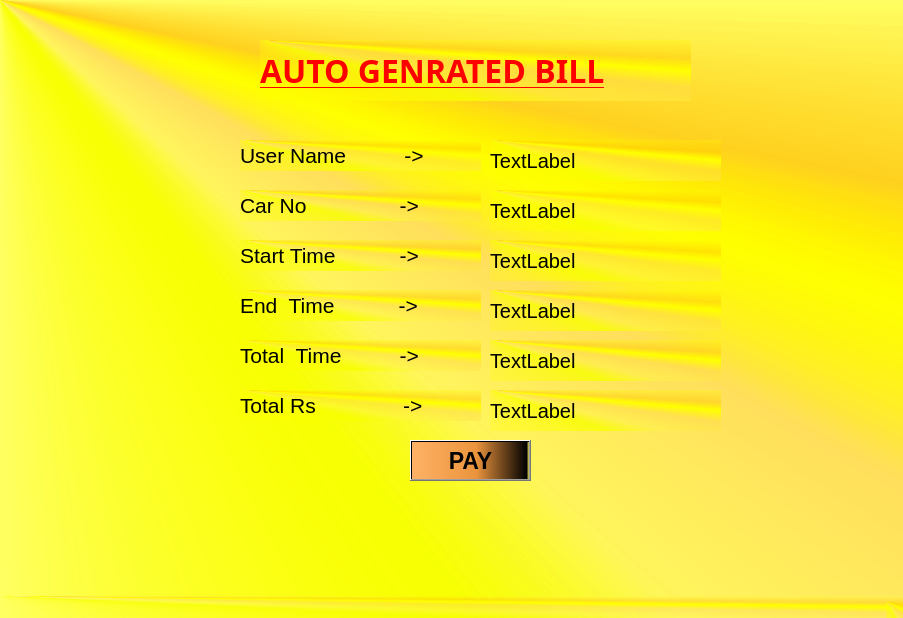
<?xml version="1.0" encoding="UTF-8"?>
<ui version="4.0">
 <class>MainWindow</class>
 <widget class="QMainWindow" name="MainWindow">
  <property name="geometry">
   <rect>
    <x>0</x>
    <y>0</y>
    <width>903</width>
    <height>618</height>
   </rect>
  </property>
  <property name="windowTitle">
   <string>MainWindow</string>
  </property>
  <property name="styleSheet">
   <string notr="true">background-color: qconicalgradient(cx:0, cy:0, angle:135, stop:0 rgba(255, 255, 0, 69), stop:0.375 rgba(255, 255, 0, 69), stop:0.423533 rgba(251, 255, 0, 145), stop:0.45 rgba(247, 255, 0, 208), stop:0.477581 rgba(255, 244, 71, 130), stop:0.518717 rgba(255, 218, 71, 130), stop:0.55 rgba(255, 255, 0, 255), stop:0.57754 rgba(255, 203, 0, 130), stop:0.625 rgba(255, 255, 0, 69), stop:1 rgba(255, 255, 0, 69));</string>
  </property>
  <widget class="QWidget" name="centralwidget">
   <widget class="QLabel" name="TotalTimeEdit">
    <property name="geometry">
     <rect>
      <x>490</x>
      <y>340</y>
      <width>231</width>
      <height>41</height>
     </rect>
    </property>
    <property name="font">
     <font>
      <pointsize>15</pointsize>
     </font>
    </property>
    <property name="text">
     <string>TextLabel</string>
    </property>
   </widget>
   <widget class="QLabel" name="label_15">
    <property name="geometry">
     <rect>
      <x>240</x>
      <y>290</y>
      <width>241</width>
      <height>31</height>
     </rect>
    </property>
    <property name="font">
     <font>
      <pointsize>16</pointsize>
      <weight>50</weight>
      <bold>false</bold>
     </font>
    </property>
    <property name="text">
     <string>End  Time           -&gt;</string>
    </property>
   </widget>
   <widget class="QLabel" name="label_16">
    <property name="geometry">
     <rect>
      <x>240</x>
      <y>340</y>
      <width>241</width>
      <height>31</height>
     </rect>
    </property>
    <property name="font">
     <font>
      <pointsize>16</pointsize>
      <weight>50</weight>
      <bold>false</bold>
     </font>
    </property>
    <property name="text">
     <string>Total  Time          -&gt;</string>
    </property>
   </widget>
   <widget class="QLabel" name="ETimeEdit_2">
    <property name="geometry">
     <rect>
      <x>490</x>
      <y>290</y>
      <width>231</width>
      <height>41</height>
     </rect>
    </property>
    <property name="font">
     <font>
      <pointsize>15</pointsize>
     </font>
    </property>
    <property name="text">
     <string>TextLabel</string>
    </property>
   </widget>
   <widget class="QLabel" name="label_19">
    <property name="geometry">
     <rect>
      <x>240</x>
      <y>140</y>
      <width>241</width>
      <height>31</height>
     </rect>
    </property>
    <property name="font">
     <font>
      <pointsize>16</pointsize>
      <weight>50</weight>
      <bold>false</bold>
     </font>
    </property>
    <property name="text">
     <string>User Name          -&gt;</string>
    </property>
   </widget>
   <widget class="QLabel" name="label_20">
    <property name="geometry">
     <rect>
      <x>240</x>
      <y>390</y>
      <width>241</width>
      <height>31</height>
     </rect>
    </property>
    <property name="font">
     <font>
      <pointsize>16</pointsize>
      <weight>50</weight>
      <bold>false</bold>
     </font>
    </property>
    <property name="text">
     <string>Total Rs               -&gt;</string>
    </property>
   </widget>
   <widget class="QLabel" name="label_21">
    <property name="geometry">
     <rect>
      <x>240</x>
      <y>190</y>
      <width>241</width>
      <height>31</height>
     </rect>
    </property>
    <property name="font">
     <font>
      <pointsize>16</pointsize>
      <weight>50</weight>
      <bold>false</bold>
     </font>
    </property>
    <property name="text">
     <string>Car No                -&gt;</string>
    </property>
   </widget>
   <widget class="QLabel" name="label_22">
    <property name="geometry">
     <rect>
      <x>240</x>
      <y>240</y>
      <width>241</width>
      <height>31</height>
     </rect>
    </property>
    <property name="font">
     <font>
      <pointsize>16</pointsize>
      <weight>50</weight>
      <bold>false</bold>
     </font>
    </property>
    <property name="text">
     <string>Start Time           -&gt;</string>
    </property>
   </widget>
   <widget class="QLabel" name="CarNoEdit">
    <property name="geometry">
     <rect>
      <x>490</x>
      <y>190</y>
      <width>231</width>
      <height>41</height>
     </rect>
    </property>
    <property name="font">
     <font>
      <pointsize>15</pointsize>
     </font>
    </property>
    <property name="text">
     <string>TextLabel</string>
    </property>
   </widget>
   <widget class="QLabel" name="UserNameEdit">
    <property name="geometry">
     <rect>
      <x>490</x>
      <y>140</y>
      <width>231</width>
      <height>41</height>
     </rect>
    </property>
    <property name="font">
     <font>
      <pointsize>15</pointsize>
     </font>
    </property>
    <property name="text">
     <string>TextLabel</string>
    </property>
   </widget>
   <widget class="QLabel" name="rsedit">
    <property name="geometry">
     <rect>
      <x>490</x>
      <y>390</y>
      <width>231</width>
      <height>41</height>
     </rect>
    </property>
    <property name="font">
     <font>
      <pointsize>15</pointsize>
     </font>
    </property>
    <property name="text">
     <string>TextLabel</string>
    </property>
   </widget>
   <widget class="QLabel" name="StimeEdit">
    <property name="geometry">
     <rect>
      <x>490</x>
      <y>240</y>
      <width>231</width>
      <height>41</height>
     </rect>
    </property>
    <property name="font">
     <font>
      <pointsize>15</pointsize>
     </font>
    </property>
    <property name="text">
     <string>TextLabel</string>
    </property>
   </widget>
   <widget class="QPushButton" name="pay">
    <property name="geometry">
     <rect>
      <x>410</x>
      <y>440</y>
      <width>121</width>
      <height>41</height>
     </rect>
    </property>
    <property name="font">
     <font>
      <pointsize>17</pointsize>
      <weight>75</weight>
      <bold>true</bold>
     </font>
    </property>
    <property name="styleSheet">
     <string notr="true">background-color: qlineargradient(spread:pad, x1:0, y1:0, x2:1, y2:0, stop:0 rgba(255, 178, 102, 255), stop:0.55 rgba(235, 148, 61, 255), stop:0.98 rgba(0, 0, 0, 255), stop:1 rgba(0, 0, 0, 0));</string>
    </property>
    <property name="text">
     <string>PAY</string>
    </property>
   </widget>
   <widget class="QLabel" name="label">
    <property name="geometry">
     <rect>
      <x>260</x>
      <y>40</y>
      <width>431</width>
      <height>61</height>
     </rect>
    </property>
    <property name="font">
     <font>
      <family>MS PGothic</family>
      <pointsize>24</pointsize>
      <weight>75</weight>
      <bold>true</bold>
      <underline>true</underline>
     </font>
    </property>
    <property name="styleSheet">
     <string notr="true">color: rgb(255, 0, 0);</string>
    </property>
    <property name="text">
     <string>AUTO GENRATED BILL</string>
    </property>
   </widget>
  </widget>
  <widget class="QMenuBar" name="menubar">
   <property name="geometry">
    <rect>
     <x>0</x>
     <y>0</y>
     <width>903</width>
     <height>26</height>
    </rect>
   </property>
  </widget>
  <widget class="QStatusBar" name="statusbar"/>
 </widget>
 <resources/>
 <connections/>
</ui>
